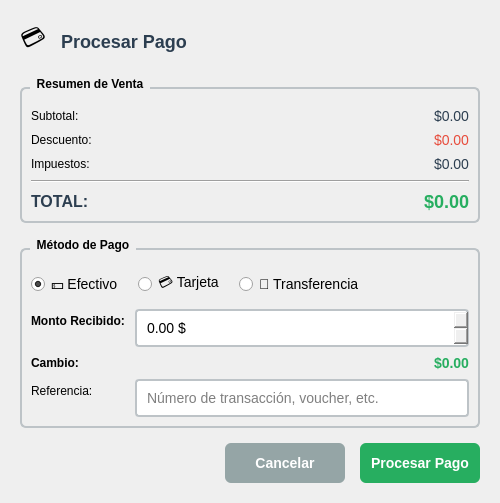
<?xml version="1.0" encoding="UTF-8"?>
<ui version="4.0">
 <class>PaymentDialog</class>
 <widget class="QDialog" name="PaymentDialog">
  <property name="geometry">
   <rect>
    <x>0</x>
    <y>0</y>
    <width>500</width>
    <height>400</height>
   </rect>
  </property>
  <property name="windowTitle">
   <string>Procesar Pago</string>
  </property>
  <property name="modal">
   <bool>true</bool>
  </property>
  <layout class="QVBoxLayout" name="mainLayout">
   <property name="spacing">
    <number>15</number>
   </property>
   <property name="leftMargin">
    <number>20</number>
   </property>
   <property name="topMargin">
    <number>20</number>
   </property>
   <property name="rightMargin">
    <number>20</number>
   </property>
   <property name="bottomMargin">
    <number>20</number>
   </property>
   
   <!-- Header -->
   <item>
    <layout class="QHBoxLayout" name="headerLayout">
     <item>
      <widget class="QLabel" name="lblIcon">
       <property name="text">
        <string>💳</string>
       </property>
       <property name="styleSheet">
        <string>font-size: 24px;</string>
       </property>
      </widget>
     </item>
     <item>
      <widget class="QLabel" name="lblTitle">
       <property name="text">
        <string>Procesar Pago</string>
       </property>
       <property name="styleSheet">
        <string>font-size: 18px; font-weight: bold; color: #2c3e50;</string>
       </property>
      </widget>
     </item>
     <item>
      <spacer name="headerSpacer">
       <property name="orientation">
        <enum>Qt::Horizontal</enum>
       </property>
       <property name="sizeHint" stdset="0">
        <size>
         <width>40</width>
         <height>20</height>
        </size>
       </property>
      </spacer>
     </item>
    </layout>
   </item>
   
   <!-- Sale Summary -->
   <item>
    <widget class="QGroupBox" name="groupBoxResumen">
     <property name="title">
      <string>Resumen de Venta</string>
     </property>
     <property name="styleSheet">
      <string>
       QGroupBox {
        font-weight: bold;
        border: 2px solid #bdc3c7;
        border-radius: 6px;
        margin-top: 10px;
        padding-top: 10px;
       }
       QGroupBox::title {
        subcontrol-origin: margin;
        left: 10px;
        padding: 0 5px 0 5px;
       }
      </string>
     </property>
     <layout class="QFormLayout" name="resumenFormLayout">
      <property name="fieldGrowthPolicy">
       <enum>QFormLayout::AllNonFixedFieldsGrow</enum>
      </property>
      <property name="horizontalSpacing">
       <number>10</number>
      </property>
      <property name="verticalSpacing">
       <number>8</number>
      </property>
      
      <item row="0" column="0">
       <widget class="QLabel" name="lblSubtotalLabel">
        <property name="text">
         <string>Subtotal:</string>
        </property>
       </widget>
      </item>
      <item row="0" column="1">
       <widget class="QLabel" name="lblSubtotalValor">
        <property name="text">
         <string>$0.00</string>
        </property>
        <property name="styleSheet">
         <string>font-size: 14px; color: #2c3e50;</string>
        </property>
        <property name="alignment">
         <set>Qt::AlignRight|Qt::AlignVCenter</set>
        </property>
       </widget>
      </item>
      
      <item row="1" column="0">
       <widget class="QLabel" name="lblDescuentoLabel">
        <property name="text">
         <string>Descuento:</string>
        </property>
       </widget>
      </item>
      <item row="1" column="1">
       <widget class="QLabel" name="lblDescuentoValor">
        <property name="text">
         <string>$0.00</string>
        </property>
        <property name="styleSheet">
         <string>font-size: 14px; color: #e74c3c;</string>
        </property>
        <property name="alignment">
         <set>Qt::AlignRight|Qt::AlignVCenter</set>
        </property>
       </widget>
      </item>
      
      <item row="2" column="0">
       <widget class="QLabel" name="lblImpuestosLabel">
        <property name="text">
         <string>Impuestos:</string>
        </property>
       </widget>
      </item>
      <item row="2" column="1">
       <widget class="QLabel" name="lblImpuestosValor">
        <property name="text">
         <string>$0.00</string>
        </property>
        <property name="styleSheet">
         <string>font-size: 14px; color: #2c3e50;</string>
        </property>
        <property name="alignment">
         <set>Qt::AlignRight|Qt::AlignVCenter</set>
        </property>
       </widget>
      </item>
      
      <!-- Línea separadora -->
      <item row="3" column="0" colspan="2">
       <widget class="QFrame" name="lineSeparator">
        <property name="frameShape">
         <enum>QFrame::HLine</enum>
        </property>
        <property name="frameShadow">
         <enum>QFrame::Sunken</enum>
        </property>
       </widget>
      </item>
      
      <item row="4" column="0">
       <widget class="QLabel" name="lblTotalLabel">
        <property name="text">
         <string>TOTAL:</string>
        </property>
        <property name="styleSheet">
         <string>font-size: 16px; font-weight: bold; color: #2c3e50;</string>
        </property>
       </widget>
      </item>
      <item row="4" column="1">
       <widget class="QLabel" name="lblTotalValor">
        <property name="text">
         <string>$0.00</string>
        </property>
        <property name="styleSheet">
         <string>font-size: 18px; font-weight: bold; color: #27ae60;</string>
        </property>
        <property name="alignment">
         <set>Qt::AlignRight|Qt::AlignVCenter</set>
        </property>
       </widget>
      </item>
     </layout>
    </widget>
   </item>
   
   <!-- Payment Method -->
   <item>
    <widget class="QGroupBox" name="groupBoxMetodoPago">
     <property name="title">
      <string>Método de Pago</string>
     </property>
     <property name="styleSheet">
      <string>
       QGroupBox {
        font-weight: bold;
        border: 2px solid #bdc3c7;
        border-radius: 6px;
        margin-top: 10px;
        padding-top: 10px;
       }
       QGroupBox::title {
        subcontrol-origin: margin;
        left: 10px;
        padding: 0 5px 0 5px;
       }
      </string>
     </property>
     <layout class="QVBoxLayout" name="metodoPagoLayout">
      <property name="spacing">
       <number>10</number>
      </property>
      
      <item>
       <layout class="QHBoxLayout" name="metodosLayout">
        <property name="spacing">
         <number>15</number>
        </property>
        <item>
         <widget class="QRadioButton" name="radioEfectivo">
          <property name="text">
           <string>💵 Efectivo</string>
          </property>
          <property name="checked">
           <bool>true</bool>
          </property>
          <property name="styleSheet">
           <string>font-size: 14px;</string>
          </property>
         </widget>
        </item>
        <item>
         <widget class="QRadioButton" name="radioTarjeta">
          <property name="text">
           <string>💳 Tarjeta</string>
          </property>
          <property name="styleSheet">
           <string>font-size: 14px;</string>
          </property>
         </widget>
        </item>
        <item>
         <widget class="QRadioButton" name="radioTransferencia">
          <property name="text">
           <string>🏦 Transferencia</string>
          </property>
          <property name="styleSheet">
           <string>font-size: 14px;</string>
          </property>
         </widget>
        </item>
        <item>
         <spacer name="metodosHorizontalSpacer">
          <property name="orientation">
           <enum>Qt::Horizontal</enum>
          </property>
          <property name="sizeHint" stdset="0">
           <size>
            <width>40</width>
            <height>20</height>
           </size>
          </property>
         </spacer>
        </item>
       </layout>
      </item>
      
      <!-- Campos adicionales para métodos de pago -->
      <item>
       <layout class="QFormLayout" name="detallesPagoLayout">
        <property name="fieldGrowthPolicy">
         <enum>QFormLayout::AllNonFixedFieldsGrow</enum>
        </property>
        <property name="horizontalSpacing">
         <number>10</number>
        </property>
        <property name="verticalSpacing">
         <number>8</number>
        </property>
        
        <item row="0" column="0">
         <widget class="QLabel" name="lblMontoRecibido">
          <property name="text">
           <string>Monto Recibido:</string>
          </property>
          <property name="styleSheet">
           <string>font-weight: bold;</string>
          </property>
         </widget>
        </item>
        <item row="0" column="1">
         <widget class="QDoubleSpinBox" name="spinBoxMontoRecibido">
          <property name="suffix">
           <string> $</string>
          </property>
          <property name="decimals">
           <number>2</number>
          </property>
          <property name="maximum">
           <double>999999.99</double>
          </property>
          <property name="styleSheet">
           <string>
            QDoubleSpinBox {
             padding: 8px;
             font-size: 14px;
             border: 2px solid #bdc3c7;
             border-radius: 4px;
            }
            QDoubleSpinBox:focus {
             border-color: #3498db;
            }
           </string>
          </property>
         </widget>
        </item>
        
        <item row="1" column="0">
         <widget class="QLabel" name="lblCambio">
          <property name="text">
           <string>Cambio:</string>
          </property>
          <property name="styleSheet">
           <string>font-weight: bold;</string>
          </property>
         </widget>
        </item>
        <item row="1" column="1">
         <widget class="QLabel" name="lblCambioValor">
          <property name="text">
           <string>$0.00</string>
          </property>
          <property name="styleSheet">
           <string>font-size: 14px; font-weight: bold; color: #27ae60;</string>
          </property>
          <property name="alignment">
           <set>Qt::AlignRight|Qt::AlignVCenter</set>
          </property>
         </widget>
        </item>
        
        <item row="2" column="0">
         <widget class="QLabel" name="lblReferencia">
          <property name="text">
           <string>Referencia:</string>
          </property>
         </widget>
        </item>
        <item row="2" column="1">
         <widget class="QLineEdit" name="lineEditReferencia">
          <property name="placeholderText">
           <string>Número de transacción, voucher, etc.</string>
          </property>
          <property name="maxLength">
           <number>100</number>
          </property>
          <property name="styleSheet">
           <string>
            QLineEdit {
             padding: 8px;
             font-size: 14px;
             border: 2px solid #bdc3c7;
             border-radius: 4px;
            }
            QLineEdit:focus {
             border-color: #3498db;
            }
           </string>
          </property>
         </widget>
        </item>
       </layout>
      </item>
     </layout>
    </widget>
   </item>
   
   <!-- Buttons -->
   <item>
    <layout class="QHBoxLayout" name="buttonLayout">
     <property name="spacing">
      <number>15</number>
     </property>
     <item>
      <spacer name="buttonSpacer">
       <property name="orientation">
        <enum>Qt::Horizontal</enum>
       </property>
       <property name="sizeHint" stdset="0">
        <size>
         <width>40</width>
         <height>20</height>
        </size>
       </property>
      </spacer>
     </item>
     <item>
      <widget class="QPushButton" name="btnCancel">
       <property name="text">
        <string>Cancelar</string>
       </property>
       <property name="minimumSize">
        <size>
         <width>120</width>
         <height>40</height>
        </size>
       </property>
       <property name="styleSheet">
        <string>
         QPushButton {
          background-color: #95a5a6;
          color: white;
          border: none;
          padding: 10px;
          border-radius: 6px;
          font-size: 14px;
          font-weight: bold;
         }
         QPushButton:hover {
          background-color: #7f8c8d;
         }
         QPushButton:pressed {
          background-color: #6c7b7d;
         }
        </string>
       </property>
      </widget>
     </item>
     <item>
      <widget class="QPushButton" name="btnProcessPayment">
       <property name="text">
        <string>Procesar Pago</string>
       </property>
       <property name="default">
        <bool>true</bool>
       </property>
       <property name="minimumSize">
        <size>
         <width>120</width>
         <height>40</height>
        </size>
       </property>
       <property name="styleSheet">
        <string>
         QPushButton {
          background-color: #27ae60;
          color: white;
          border: none;
          padding: 10px;
          border-radius: 6px;
          font-size: 14px;
          font-weight: bold;
         }
         QPushButton:hover {
          background-color: #229954;
         }
         QPushButton:pressed {
          background-color: #1e8449;
         }
         QPushButton:disabled {
          background-color: #bdc3c7;
          color: #7f8c8d;
         }
        </string>
       </property>
      </widget>
     </item>
    </layout>
   </item>
  </layout>
 </widget>
 
 <!-- Button Group for payment methods -->
 <buttongroups>
  <buttongroup name="paymentMethodGroup">
   <button>radioEfectivo</button>
   <button>radioTarjeta</button>
   <button>radioTransferencia</button>
  </buttongroup>
 </buttongroups>
 
 <tabstops>
  <tabstop>radioEfectivo</tabstop>
  <tabstop>radioTarjeta</tabstop>
  <tabstop>radioTransferencia</tabstop>
  <tabstop>spinBoxMontoRecibido</tabstop>
  <tabstop>lineEditReferencia</tabstop>
  <tabstop>btnProcessPayment</tabstop>
  <tabstop>btnCancel</tabstop>
 </tabstops>
 
 <resources/>
 <connections>
  <connection>
   <sender>btnCancel</sender>
   <signal>clicked()</signal>
   <receiver>PaymentDialog</receiver>
   <slot>reject()</slot>
   <hints>
    <hint type="sourcelabel">
     <x>380</x>
     <y>370</y>
    </hint>
    <hint type="destinationlabel">
     <x>250</x>
     <y>200</y>
    </hint>
   </hints>
  </connection>
 </connections>
</ui>
